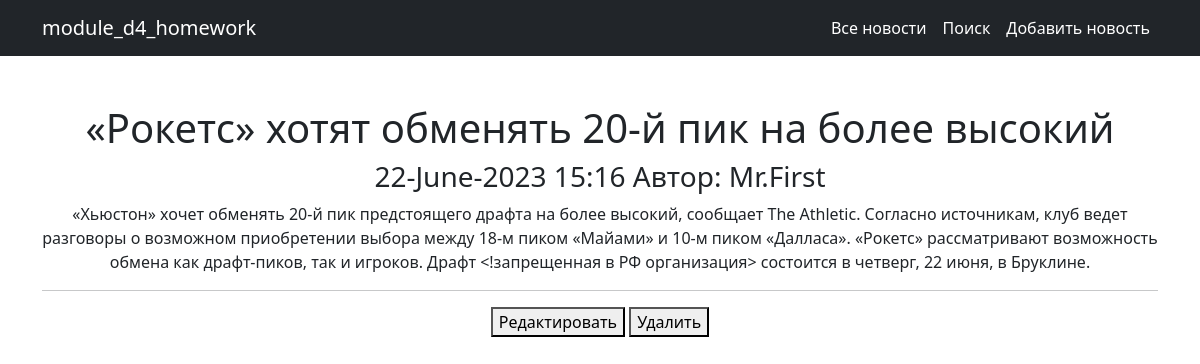
/news/5, run on the app's committed database.
### news/models.py (models this page shows, shortened)
class Post(models.Model):
    news = 'NW'
    article = 'AR'
    TYPES = [
        (news, 'Новость'),
        (article, 'Статья'),
    ]
    author = models.ForeignKey(Author, on_delete=models.CASCADE)
    categoryType = models.CharField(max_length=2, choices=TYPES, default=news)
    dateCreation = models.DateTimeField(auto_now_add=True)
    postCategory = models.ManyToManyField(Category, through='PostCategory')
    title = models.CharField(max_length=128)
    text = models.TextField()
    rating = models.SmallIntegerField(default=0)

class Author(models.Model):
    authorUser = models.OneToOneField(User, on_delete=models.CASCADE)
    ratingAuthor = models.SmallIntegerField(default=0)
    def __str__(self):
        return self.authorUser.username

### news/views.py (the view)
# urls.py: path('<int:pk>', NewsDetail.as_view(), name='news_detail'),
class NewsDetail(DetailView):
    model = Post
    template_name = 'det_news.html'
    context_object_name = 'det_news'

### news/templatetags/custom_filters.py (called while the page is built)
@register.filter(name='censor')
def censor(text):
    forbidden_vocabulary = ['nba', 'нба']
    for i in forbidden_vocabulary:
        text = text.replace(i, '<!запрещенная в РФ организация>')
        text = text.replace(i.upper(), '<!запрещенная в РФ организация>')
    return text

### templates/det_news.html (shortened to what this page needs)
{% extends 'flatpages/default.html' %}
{% load custom_filters %}
{% block content %}
<h1>{{ det_news.title|censor }}</h1>
<h3>{{ det_news.dateCreation|date:'d-N-Y H:i' }} Автор: {{ det_news.author }}</h3>
<p>{{ det_news.text|censor }}</p>
<hr>
<a href="{% url 'post_update' det_news.id %}"><button>Редактировать</button></a>
<a href="{% url 'post_delete' det_news.id %}"><button>Удалить</button></a>
{% endblock content %}

### data on the page
Post: title|censor "«Рокетс» хотят обменять 20-й пик на более высокий", dateCreation "22-June-2023 15:16", author "Mr.First", text|censor "«Хьюстон» хочет обменять 20-й пик предстоящего драфта на более высокий, сообщает The Athletic. Согласно источникам, клуб ведет разговоры о возможном приобретении выбора между 18-м пиком «Майами» и 10-м пиком «Далласа». «Рокетс» рассматривают возможность обмена как драфт-пиков, так и игроков. Драфт <!запрещенная в РФ организация> состоится в четверг, 22 июня, в Бруклине."
